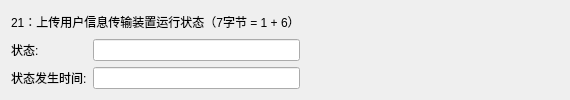
               <widget class="QWidget" name="page_10">
                <layout class="QGridLayout" name="gridLayout_13">
                 <item row="1" column="1">
                  <widget class="QLineEdit" name="Line_21_1"/>
                 </item>
                 <item row="2" column="0">
                  <widget class="QLabel" name="label_62">
                   <property name="text">
                    <string>状态发生时间:</string>
                   </property>
                  </widget>
                 </item>
                 <item row="2" column="1">
                  <widget class="QLineEdit" name="Line_21_2"/>
                 </item>
                 <item row="0" column="0" colspan="2">
                  <widget class="QLabel" name="label_65">
                   <property name="maximumSize">
                    <size>
                     <width>16777215</width>
                     <height>60</height>
                    </size>
                   </property>
                   <property name="text">
                    <string>21：上传用户信息传输装置运行状态（7字节 = 1 + 6）</string>
                   </property>
                  </widget>
                 </item>
                 <item row="1" column="0">
                  <widget class="QLabel" name="label_63">
                   <property name="text">
                    <string>状态:</string>
                   </property>
                  </widget>
                 </item>
                 <item row="1" column="2">
                  <spacer name="horizontalSpacer_10">
                   <property name="orientation">
                    <enum>Qt::Orientation::Horizontal</enum>
                   </property>
                   <property name="sizeHint" stdset="0">
                    <size>
                     <width>259</width>
                     <height>20</height>
                    </size>
                   </property>
                  </spacer>
                 </item>
                </layout>
               </widget>
